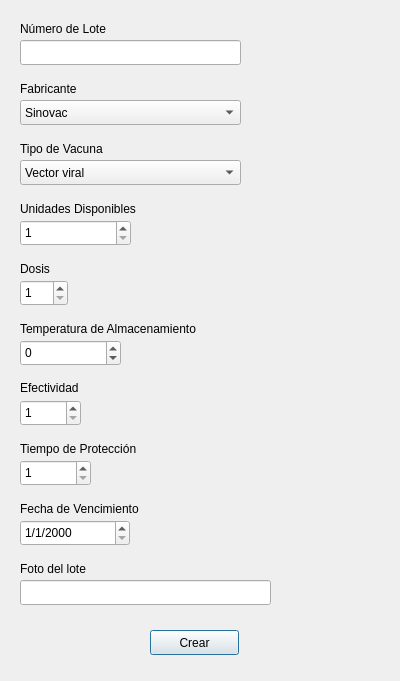
<?xml version="1.0" encoding="UTF-8"?>
<ui version="4.0">
 <class>createVaccineLot</class>
 <widget class="QDialog" name="createVaccineLot">
  <property name="geometry">
   <rect>
    <x>0</x>
    <y>0</y>
    <width>400</width>
    <height>681</height>
   </rect>
  </property>
  <property name="windowTitle">
   <string>Crear lote de vacunas</string>
  </property>
  <widget class="QLineEdit" name="inoutLotId">
   <property name="geometry">
    <rect>
     <x>20</x>
     <y>40</y>
     <width>221</width>
     <height>25</height>
    </rect>
   </property>
  </widget>
  <widget class="QLabel" name="lotId">
   <property name="geometry">
    <rect>
     <x>20</x>
     <y>20</y>
     <width>121</width>
     <height>17</height>
    </rect>
   </property>
   <property name="text">
    <string>Número de Lote</string>
   </property>
  </widget>
  <widget class="QComboBox" name="manufacturerBox">
   <property name="geometry">
    <rect>
     <x>20</x>
     <y>100</y>
     <width>221</width>
     <height>25</height>
    </rect>
   </property>
   <item>
    <property name="text">
     <string>Sinovac</string>
    </property>
   </item>
   <item>
    <property name="text">
     <string>Pfizer</string>
    </property>
   </item>
   <item>
    <property name="text">
     <string>Moderna</string>
    </property>
   </item>
   <item>
    <property name="text">
     <string>SputnikV</string>
    </property>
   </item>
   <item>
    <property name="text">
     <string>AstraZeneca</string>
    </property>
   </item>
   <item>
    <property name="text">
     <string>Sinopharm</string>
    </property>
   </item>
   <item>
    <property name="text">
     <string>Covaxim</string>
    </property>
   </item>
  </widget>
  <widget class="QLabel" name="manufacturerLabel">
   <property name="geometry">
    <rect>
     <x>20</x>
     <y>80</y>
     <width>81</width>
     <height>17</height>
    </rect>
   </property>
   <property name="text">
    <string>Fabricante</string>
   </property>
  </widget>
  <widget class="QComboBox" name="vaccineTypeBox">
   <property name="geometry">
    <rect>
     <x>20</x>
     <y>160</y>
     <width>221</width>
     <height>25</height>
    </rect>
   </property>
   <item>
    <property name="text">
     <string>Vector viral</string>
    </property>
   </item>
   <item>
    <property name="text">
     <string>ARN/ADN</string>
    </property>
   </item>
   <item>
    <property name="text">
     <string>Virus desactivado</string>
    </property>
   </item>
   <item>
    <property name="text">
     <string>En base a proteínas</string>
    </property>
   </item>
  </widget>
  <widget class="QLabel" name="vaccineTypeLabel">
   <property name="geometry">
    <rect>
     <x>20</x>
     <y>140</y>
     <width>111</width>
     <height>17</height>
    </rect>
   </property>
   <property name="text">
    <string>Tipo de Vacuna</string>
   </property>
  </widget>
  <widget class="QSpinBox" name="unitsAmountBox">
   <property name="geometry">
    <rect>
     <x>20</x>
     <y>220</y>
     <width>111</width>
     <height>26</height>
    </rect>
   </property>
   <property name="minimum">
    <number>1</number>
   </property>
   <property name="maximum">
    <number>999999</number>
   </property>
  </widget>
  <widget class="QLabel" name="unitsAmountlabel">
   <property name="geometry">
    <rect>
     <x>20</x>
     <y>200</y>
     <width>151</width>
     <height>17</height>
    </rect>
   </property>
   <property name="text">
    <string>Unidades Disponibles</string>
   </property>
  </widget>
  <widget class="QLabel" name="doseLabel">
   <property name="geometry">
    <rect>
     <x>20</x>
     <y>260</y>
     <width>67</width>
     <height>17</height>
    </rect>
   </property>
   <property name="text">
    <string>Dosis</string>
   </property>
  </widget>
  <widget class="QSpinBox" name="doseBox">
   <property name="geometry">
    <rect>
     <x>20</x>
     <y>280</y>
     <width>48</width>
     <height>26</height>
    </rect>
   </property>
   <property name="minimum">
    <number>1</number>
   </property>
   <property name="maximum">
    <number>9</number>
   </property>
  </widget>
  <widget class="QLabel" name="temperatureLabel">
   <property name="geometry">
    <rect>
     <x>20</x>
     <y>320</y>
     <width>231</width>
     <height>17</height>
    </rect>
   </property>
   <property name="text">
    <string>Temperatura de Almacenamiento</string>
   </property>
  </widget>
  <widget class="QSpinBox" name="temperatureBox">
   <property name="geometry">
    <rect>
     <x>20</x>
     <y>340</y>
     <width>101</width>
     <height>26</height>
    </rect>
   </property>
   <property name="minimum">
    <number>-99</number>
   </property>
  </widget>
  <widget class="QLabel" name="effectivenessLabel">
   <property name="geometry">
    <rect>
     <x>20</x>
     <y>380</y>
     <width>81</width>
     <height>16</height>
    </rect>
   </property>
   <property name="text">
    <string>Efectividad</string>
   </property>
  </widget>
  <widget class="QSpinBox" name="effectivenessBox">
   <property name="geometry">
    <rect>
     <x>20</x>
     <y>400</y>
     <width>61</width>
     <height>26</height>
    </rect>
   </property>
   <property name="minimum">
    <number>1</number>
   </property>
  </widget>
  <widget class="QLabel" name="protectionTimeLabel">
   <property name="geometry">
    <rect>
     <x>20</x>
     <y>440</y>
     <width>151</width>
     <height>17</height>
    </rect>
   </property>
   <property name="text">
    <string>Tiempo de Protección</string>
   </property>
  </widget>
  <widget class="QSpinBox" name="protectionTimeBox">
   <property name="geometry">
    <rect>
     <x>20</x>
     <y>460</y>
     <width>71</width>
     <height>26</height>
    </rect>
   </property>
   <property name="minimum">
    <number>1</number>
   </property>
   <property name="maximum">
    <number>999</number>
   </property>
  </widget>
  <widget class="QDateEdit" name="dateBox">
   <property name="geometry">
    <rect>
     <x>20</x>
     <y>520</y>
     <width>110</width>
     <height>26</height>
    </rect>
   </property>
   <property name="displayFormat">
    <string>d/M/yyyy</string>
   </property>
  </widget>
  <widget class="QLabel" name="dateLabel">
   <property name="geometry">
    <rect>
     <x>20</x>
     <y>500</y>
     <width>151</width>
     <height>17</height>
    </rect>
   </property>
   <property name="text">
    <string>Fecha de Vencimiento</string>
   </property>
  </widget>
  <widget class="QLineEdit" name="imageBox">
   <property name="geometry">
    <rect>
     <x>20</x>
     <y>580</y>
     <width>251</width>
     <height>25</height>
    </rect>
   </property>
  </widget>
  <widget class="QLabel" name="imageLabel">
   <property name="geometry">
    <rect>
     <x>20</x>
     <y>560</y>
     <width>101</width>
     <height>17</height>
    </rect>
   </property>
   <property name="text">
    <string>Foto del lote</string>
   </property>
  </widget>
  <widget class="QPushButton" name="createButton">
   <property name="geometry">
    <rect>
     <x>150</x>
     <y>630</y>
     <width>89</width>
     <height>25</height>
    </rect>
   </property>
   <property name="text">
    <string>Crear</string>
   </property>
  </widget>
 </widget>
 <resources/>
 <connections/>
</ui>
